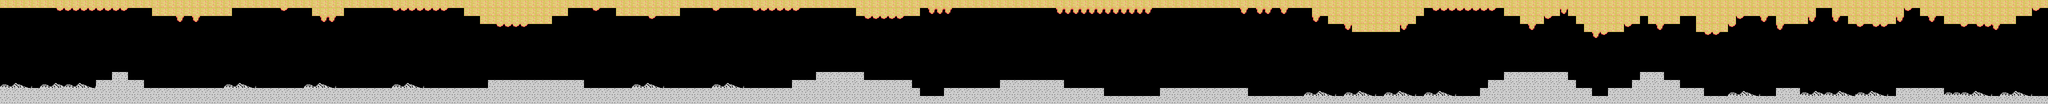

This game map was drawn from its Tiled (.tmx) file and the tilesets committed beside it. A one-line description and the full map source follow:
An orthogonal 256x13 tile map with 16x16 px tiles, 1 tile layer (Capa de patrones 1).

<map version="1.2" tiledversion="2019.12.11" orientation="orthogonal" renderorder="right-down" compressionlevel="-1" width="256" height="13" tilewidth="16" tileheight="16" infinite="0" nextlayerid="2" nextobjectid="1">
 <editorsettings>
  <export target="space2.csv" format="csv" />
 </editorsettings>
 <tileset firstgid="1" source="tileset.tsx" />
 <layer id="1" name="Capa de patrones 1" width="256" height="13">
  <data encoding="csv">
4,4,4,4,4,4,4,4,4,4,4,4,4,4,4,4,4,4,4,4,4,4,4,4,4,4,4,4,4,4,4,4,4,4,4,4,4,4,4,4,4,4,4,4,4,4,4,4,4,4,4,4,4,4,4,4,4,4,4,4,4,4,4,4,4,4,4,4,4,4,4,4,4,4,4,4,4,4,4,4,4,4,4,4,4,4,4,4,4,4,4,4,4,4,4,4,4,4,4,4,4,4,4,4,4,4,4,4,4,4,4,4,4,4,4,4,4,4,4,4,4,4,4,4,4,4,4,4,4,4,4,4,4,4,4,4,4,4,4,4,4,4,4,4,4,4,4,4,4,4,4,4,4,4,4,4,4,4,4,4,4,4,4,4,4,4,4,4,4,4,4,4,4,4,4,4,4,4,4,4,4,4,4,4,4,4,4,4,4,4,4,4,4,4,4,4,4,4,4,4,4,4,4,4,4,4,4,4,4,4,4,4,4,4,4,4,4,4,4,4,4,4,4,4,4,4,4,4,4,4,4,4,4,4,4,4,4,4,4,4,4,4,4,4,4,4,4,4,4,4,4,4,4,4,4,4,
1,1,1,1,1,1,1,3,3,3,3,3,3,3,3,3,1,1,1,4,4,4,4,4,4,4,4,4,4,1,1,1,1,1,1,3,1,1,1,4,4,4,4,1,1,1,1,1,1,3,3,3,3,3,3,3,1,1,4,4,4,4,4,4,4,4,4,4,4,4,4,1,1,1,3,1,1,4,4,4,4,4,4,4,4,1,1,1,1,3,1,1,1,1,3,3,3,3,3,3,1,1,1,1,1,1,1,4,4,4,4,4,4,4,4,1,2,2,2,1,1,1,1,1,1,1,1,1,1,1,1,1,2,2,2,2,2,2,2,2,2,2,2,2,1,1,1,1,1,1,1,1,1,1,1,2,1,2,2,1,2,1,1,1,4,4,4,4,4,4,4,4,4,4,4,4,4,4,1,3,3,3,3,3,3,3,3,1,4,4,4,4,4,4,4,2,4,4,4,4,4,4,4,4,4,4,4,4,4,4,4,4,4,4,4,4,4,4,4,4,4,4,4,4,4,4,4,1,1,4,4,4,4,4,4,4,4,4,3,1,4,4,4,4,4,4,4,4,4,4,4,4,4,4,3,1,
1,1,1,1,1,1,1,1,1,1,1,1,1,1,1,1,1,1,1,1,1,1,2,1,2,1,1,1,1,1,1,1,1,1,1,1,1,1,1,1,2,2,1,1,1,1,1,1,1,1,1,1,1,1,1,1,1,1,1,1,4,4,4,4,4,4,4,4,4,1,1,1,1,1,1,1,1,1,1,1,1,3,1,1,1,1,1,1,1,1,1,1,1,1,1,1,1,1,1,1,1,1,1,1,1,1,1,1,3,3,3,3,3,1,1,1,1,1,1,1,1,1,1,1,1,1,1,1,1,1,1,1,1,1,1,1,1,1,1,1,1,1,1,1,1,1,1,1,1,1,1,1,1,1,1,1,1,1,1,1,1,1,1,1,2,1,4,4,4,4,4,4,4,4,4,4,4,1,1,1,1,1,1,1,1,1,1,1,1,1,4,4,4,3,1,1,1,4,4,4,4,4,4,4,4,1,4,4,4,4,1,1,4,4,4,4,4,3,1,1,2,1,4,4,4,4,2,1,1,2,1,4,4,4,4,4,4,2,1,1,1,2,1,4,4,4,4,4,4,4,4,4,1,1,1,1,
1,1,1,1,1,1,1,1,1,1,1,1,1,1,1,1,1,1,1,1,1,1,1,1,1,1,1,1,1,1,1,1,1,1,1,1,1,1,1,1,1,1,1,1,1,1,1,1,1,1,1,1,1,1,1,1,1,1,1,1,1,1,3,3,3,3,1,1,1,1,1,1,1,1,1,1,1,1,1,1,1,1,1,1,1,1,1,1,1,1,1,1,1,1,1,1,1,1,1,1,1,1,1,1,1,1,1,1,1,1,1,1,1,1,1,1,1,1,1,1,1,1,1,1,1,1,1,1,1,1,1,1,1,1,1,1,1,1,1,1,1,1,1,1,1,1,1,1,1,1,1,1,1,1,1,1,1,1,1,1,1,1,1,1,1,1,1,1,2,4,4,4,4,4,4,2,1,1,1,1,1,1,1,1,1,1,1,1,1,1,1,2,1,1,1,1,1,1,4,4,4,4,4,3,1,1,1,2,1,1,1,1,4,4,4,4,3,1,1,1,1,1,2,1,1,1,1,1,1,1,1,1,3,1,3,3,1,1,1,1,1,1,1,1,1,3,1,3,3,2,1,1,1,1,1,1,
1,1,1,1,1,1,1,1,1,1,1,1,1,1,1,1,1,1,1,1,1,1,1,1,1,1,1,1,1,1,1,1,1,1,1,1,1,1,1,1,1,1,1,1,1,1,1,1,1,1,1,1,1,1,1,1,1,1,1,1,1,1,1,1,1,1,1,1,1,1,1,1,1,1,1,1,1,1,1,1,1,1,1,1,1,1,1,1,1,1,1,1,1,1,1,1,1,1,1,1,1,1,1,1,1,1,1,1,1,1,1,1,1,1,1,1,1,1,1,1,1,1,1,1,1,1,1,1,1,1,1,1,1,1,1,1,1,1,1,1,1,1,1,1,1,1,1,1,1,1,1,1,1,1,1,1,1,1,1,1,1,1,1,1,1,1,1,1,1,1,1,1,1,1,1,1,1,1,1,1,1,1,1,1,1,1,1,1,1,1,1,1,1,1,1,1,1,1,1,2,3,1,1,1,1,1,1,1,1,1,1,1,1,3,3,1,1,1,1,1,1,1,1,1,1,1,1,1,1,1,1,1,1,1,1,1,1,1,1,1,1,1,1,1,1,1,1,1,1,1,1,1,1,1,1,1,
1,1,1,1,1,1,1,1,1,1,1,1,1,1,1,1,1,1,1,1,1,1,1,1,1,1,1,1,1,1,1,1,1,1,1,1,1,1,1,1,1,1,1,1,1,1,1,1,1,1,1,1,1,1,1,1,1,1,1,1,1,1,1,1,1,1,1,1,1,1,1,1,1,1,1,1,1,1,1,1,1,1,1,1,1,1,1,1,1,1,1,1,1,1,1,1,1,1,1,1,1,1,1,1,1,1,1,1,1,1,1,1,1,1,1,1,1,1,1,1,1,1,1,1,1,1,1,1,1,1,1,1,1,1,1,1,1,1,1,1,1,1,1,1,1,1,1,1,1,1,1,1,1,1,1,1,1,1,1,1,1,1,1,1,1,1,1,1,1,1,1,1,1,1,1,1,1,1,1,1,1,1,1,1,1,1,1,1,1,1,1,1,1,1,1,1,1,1,1,1,1,1,1,1,1,1,1,1,1,1,1,1,1,1,1,1,1,1,1,1,1,1,1,1,1,1,1,1,1,1,1,1,1,1,1,1,1,1,1,1,1,1,1,1,1,1,1,1,1,1,1,1,1,1,1,1,
1,1,1,1,1,1,1,1,1,1,1,1,1,1,1,1,1,1,1,1,1,1,1,1,1,1,1,1,1,1,1,1,1,1,1,1,1,1,1,1,1,1,1,1,1,1,1,1,1,1,1,1,1,1,1,1,1,1,1,1,1,1,1,1,1,1,1,1,1,1,1,1,1,1,1,1,1,1,1,1,1,1,1,1,1,1,1,1,1,1,1,1,1,1,1,1,1,1,1,1,1,1,1,1,1,1,1,1,1,1,1,1,1,1,1,1,1,1,1,1,1,1,1,1,1,1,1,1,1,1,1,1,1,1,1,1,1,1,1,1,1,1,1,1,1,1,1,1,1,1,1,1,1,1,1,1,1,1,1,1,1,1,1,1,1,1,1,1,1,1,1,1,1,1,1,1,1,1,1,1,1,1,1,1,1,1,1,1,1,1,1,1,1,1,1,1,1,1,1,1,1,1,1,1,1,1,1,1,1,1,1,1,1,1,1,1,1,1,1,1,1,1,1,1,1,1,1,1,1,1,1,1,1,1,1,1,1,1,1,1,1,1,1,1,1,1,1,1,1,1,1,1,1,1,1,1,
1,1,1,1,1,1,1,1,1,1,1,1,1,1,1,1,1,1,1,1,1,1,1,1,1,1,1,1,1,1,1,1,1,1,1,1,1,1,1,1,1,1,1,1,1,1,1,1,1,1,1,1,1,1,1,1,1,1,1,1,1,1,1,1,1,1,1,1,1,1,1,1,1,1,1,1,1,1,1,1,1,1,1,1,1,1,1,1,1,1,1,1,1,1,1,1,1,1,1,1,1,1,1,1,1,1,1,1,1,1,1,1,1,1,1,1,1,1,1,1,1,1,1,1,1,1,1,1,1,1,1,1,1,1,1,1,1,1,1,1,1,1,1,1,1,1,1,1,1,1,1,1,1,1,1,1,1,1,1,1,1,1,1,1,1,1,1,1,1,1,1,1,1,1,1,1,1,1,1,1,1,1,1,1,1,1,1,1,1,1,1,1,1,1,1,1,1,1,1,1,1,1,1,1,1,1,1,1,1,1,1,1,1,1,1,1,1,1,1,1,1,1,1,1,1,1,1,1,1,1,1,1,1,1,1,1,1,1,1,1,1,1,1,1,1,1,1,1,1,1,1,1,1,1,1,1,
1,1,1,1,1,1,1,1,1,1,1,1,1,1,1,1,1,1,1,1,1,1,1,1,1,1,1,1,1,1,1,1,1,1,1,1,1,1,1,1,1,1,1,1,1,1,1,1,1,1,1,1,1,1,1,1,1,1,1,1,1,1,1,1,1,1,1,1,1,1,1,1,1,1,1,1,1,1,1,1,1,1,1,1,1,1,1,1,1,1,1,1,1,1,1,1,1,1,1,1,1,1,1,1,1,1,1,1,1,1,1,1,1,1,1,1,1,1,1,1,1,1,1,1,1,1,1,1,1,1,1,1,1,1,1,1,1,1,1,1,1,1,1,1,1,1,1,1,1,1,1,1,1,1,1,1,1,1,1,1,1,1,1,1,1,1,1,1,1,1,1,1,1,1,1,1,1,1,1,1,1,1,1,1,1,1,1,1,1,1,1,1,1,1,1,1,1,1,1,1,1,1,1,1,1,1,1,1,1,1,1,1,1,1,1,1,1,1,1,1,1,1,1,1,1,1,1,1,1,1,1,1,1,1,1,1,1,1,1,1,1,1,1,1,1,1,1,1,1,1,1,1,1,1,1,1,
1,1,1,1,1,1,1,1,1,1,1,1,1,1,9,9,1,1,1,1,1,1,1,1,1,1,1,1,1,1,1,1,1,1,1,1,1,1,1,1,1,1,1,1,1,1,1,1,1,1,1,1,1,1,1,1,1,1,1,1,1,1,1,1,1,1,1,1,1,1,1,1,1,1,1,1,1,1,1,1,1,1,1,1,1,1,1,1,1,1,1,1,1,1,1,1,1,1,1,1,1,1,9,9,9,9,9,9,1,1,1,1,1,1,1,1,1,1,1,1,1,1,1,1,1,1,1,1,1,1,1,1,1,1,1,1,1,1,1,1,1,1,1,1,1,1,1,1,1,1,1,1,1,1,1,1,1,1,1,1,1,1,1,1,1,1,1,1,1,1,1,1,1,1,1,1,1,1,1,1,1,1,1,1,1,1,1,1,9,9,9,9,9,9,9,9,1,1,1,1,1,1,1,1,1,9,9,9,1,1,1,1,1,1,1,1,1,1,1,1,1,1,1,1,1,1,1,1,1,1,1,1,1,1,1,1,1,1,1,1,1,1,1,1,1,1,1,1,1,1,1,1,1,1,1,1,
5,6,7,8,1,5,6,7,5,6,7,8,9,9,9,9,9,9,1,1,1,1,1,1,1,1,1,1,5,6,7,8,1,1,1,1,1,1,5,6,7,8,1,1,1,1,1,1,1,5,6,7,8,1,1,1,1,1,1,1,1,9,9,9,9,9,9,9,9,9,9,9,9,1,1,1,1,1,1,5,6,7,8,1,1,1,1,1,1,5,6,7,8,1,1,1,1,1,1,9,9,9,9,9,9,9,9,9,9,9,9,9,9,9,1,1,1,1,1,1,1,1,1,1,1,9,9,9,9,9,9,9,9,1,1,1,1,1,1,1,1,1,1,1,1,1,1,1,1,1,1,1,1,1,1,1,1,1,1,1,1,1,1,1,1,1,1,1,1,1,1,1,1,1,1,1,1,1,1,1,1,1,1,1,1,1,9,9,9,9,9,9,9,9,9,9,9,1,1,1,1,1,1,1,9,9,9,9,9,9,1,1,1,1,1,1,1,1,1,1,1,1,1,1,1,1,1,1,1,1,1,1,1,1,1,1,1,1,1,1,1,1,1,1,1,1,1,1,1,1,1,1,1,1,1,1,
9,9,9,9,9,9,9,9,9,9,9,9,9,9,9,9,9,9,9,9,9,9,9,9,9,9,9,9,9,9,9,9,9,9,9,9,9,9,9,9,9,9,9,9,9,9,9,9,9,9,9,9,9,9,9,9,9,9,9,9,9,9,9,9,9,9,9,9,9,9,9,9,9,9,9,9,9,9,9,9,9,9,9,9,9,9,9,9,9,9,9,9,9,9,9,9,9,9,9,9,9,9,9,9,9,9,9,9,9,9,9,9,9,9,9,1,1,1,9,9,9,9,9,9,9,9,9,9,9,9,9,9,9,9,9,9,9,9,1,1,1,1,1,1,1,9,9,9,9,9,9,9,9,9,9,9,1,1,1,1,1,1,1,5,6,7,8,1,5,6,7,8,1,5,6,7,8,1,5,6,7,8,1,1,1,9,9,9,9,9,9,9,9,9,9,9,9,9,9,1,1,9,9,9,9,9,9,9,9,9,9,9,9,1,1,1,5,6,7,8,1,1,9,9,9,5,6,7,5,6,7,8,5,6,7,8,1,9,9,9,9,9,9,5,5,5,6,7,8,1,5,6,7,8,1,1,
9,9,9,9,9,9,9,9,9,9,9,9,9,9,9,9,9,9,9,9,9,9,9,9,9,9,9,9,9,9,9,9,9,9,9,9,9,9,9,9,9,9,9,9,9,9,9,9,9,9,9,9,9,9,9,9,9,9,9,9,9,9,9,9,9,9,9,9,9,9,9,9,9,9,9,9,9,9,9,9,9,9,9,9,9,9,9,9,9,9,9,9,9,9,9,9,9,9,9,9,9,9,9,9,9,9,9,9,9,9,9,9,9,9,9,9,9,9,9,9,9,9,9,9,9,9,9,9,9,9,9,9,9,9,9,9,9,9,9,9,9,9,9,9,9,9,9,9,9,9,9,9,9,9,9,9,9,9,9,9,9,9,9,9,9,9,9,9,9,9,9,9,9,9,9,9,9,9,9,9,9,9,9,9,9,9,9,9,9,9,9,9,9,9,9,9,9,9,9,9,9,9,9,9,9,9,9,9,9,9,9,9,9,9,9,9,9,9,9,9,9,9,9,9,9,9,9,9,9,9,9,9,9,9,9,9,9,9,9,9,9,9,9,9,9,9,9,9,9,9,9,9,9,9,9,9
</data>
 </layer>
</map>
